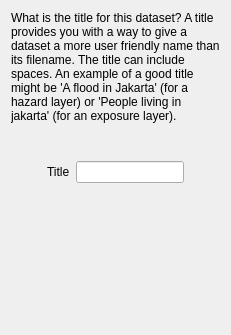
     <widget class="QWidget" name="pg9Title">
      <layout class="QVBoxLayout" name="verticalLayout_7">
       <item>
        <widget class="QLabel" name="lblSelectTitle">
         <property name="styleSheet">
          <string notr="true">font: 11pt &quot;Ubuntu&quot;;</string>
         </property>
         <property name="text">
          <string>&lt;html&gt;&lt;head/&gt;&lt;body&gt;&lt;p&gt;What is the title for this dataset? A title provides you with a way to give a dataset a more user friendly name than its filename. The title can include spaces. An example of a good title might be 'A flood in Jakarta' (for a hazard layer) or 'People living in jakarta' (for an exposure layer).&lt;/p&gt;&lt;/body&gt;&lt;/html&gt;</string>
         </property>
         <property name="alignment">
          <set>Qt::AlignLeading|Qt::AlignLeft|Qt::AlignTop</set>
         </property>
         <property name="wordWrap">
          <bool>true</bool>
         </property>
        </widget>
       </item>
       <item>
        <spacer name="verticalSpacer_13">
         <property name="orientation">
          <enum>Qt::Vertical</enum>
         </property>
         <property name="sizeType">
          <enum>QSizePolicy::Fixed</enum>
         </property>
         <property name="sizeHint" stdset="0">
          <size>
           <width>20</width>
           <height>32</height>
          </size>
         </property>
        </spacer>
       </item>
       <item>
        <layout class="QGridLayout" name="gridLayout_5">
         <item row="0" column="0">
          <spacer name="horizontalSpacer_8">
           <property name="orientation">
            <enum>Qt::Horizontal</enum>
           </property>
           <property name="sizeType">
            <enum>QSizePolicy::Fixed</enum>
           </property>
           <property name="sizeHint" stdset="0">
            <size>
             <width>36</width>
             <height>20</height>
            </size>
           </property>
          </spacer>
         </item>
         <item row="0" column="1">
          <widget class="QLabel" name="lblTitle">
           <property name="styleSheet">
            <string notr="true">font: 11pt &quot;Ubuntu&quot;;</string>
           </property>
           <property name="text">
            <string>Title</string>
           </property>
           <property name="buddy">
            <cstring>leTitle</cstring>
           </property>
          </widget>
         </item>
         <item row="0" column="2">
          <widget class="QLineEdit" name="leTitle">
           <property name="styleSheet">
            <string notr="true">font: 11pt &quot;Ubuntu&quot;;</string>
           </property>
          </widget>
         </item>
         <item row="0" column="3">
          <spacer name="horizontalSpacer_9">
           <property name="orientation">
            <enum>Qt::Horizontal</enum>
           </property>
           <property name="sizeType">
            <enum>QSizePolicy::Fixed</enum>
           </property>
           <property name="sizeHint" stdset="0">
            <size>
             <width>36</width>
             <height>20</height>
            </size>
           </property>
          </spacer>
         </item>
        </layout>
       </item>
       <item>
        <spacer name="verticalSpacer_14">
         <property name="orientation">
          <enum>Qt::Vertical</enum>
         </property>
         <property name="sizeHint" stdset="0">
          <size>
           <width>20</width>
           <height>141</height>
          </size>
         </property>
        </spacer>
       </item>
      </layout>
     </widget>
